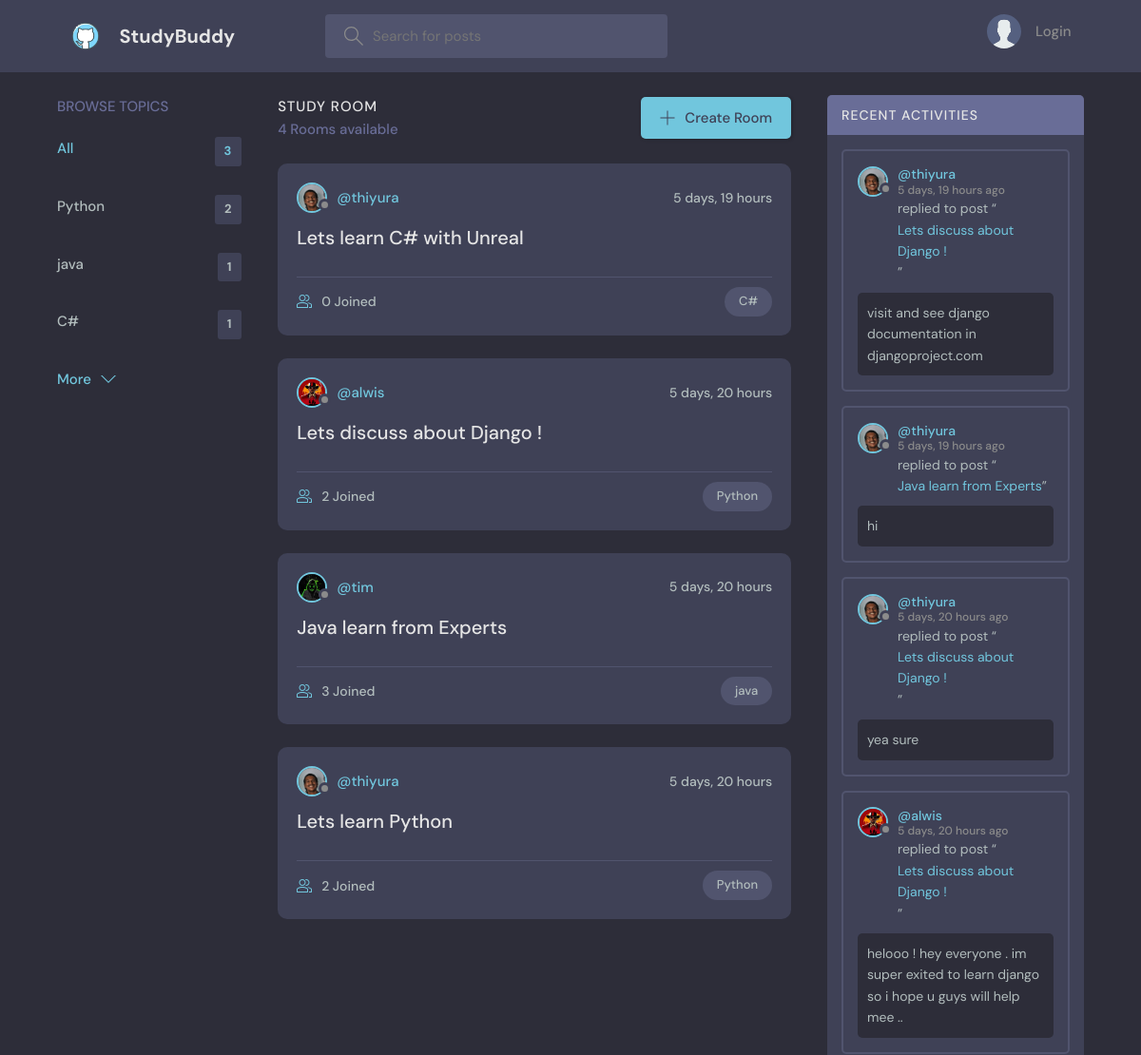
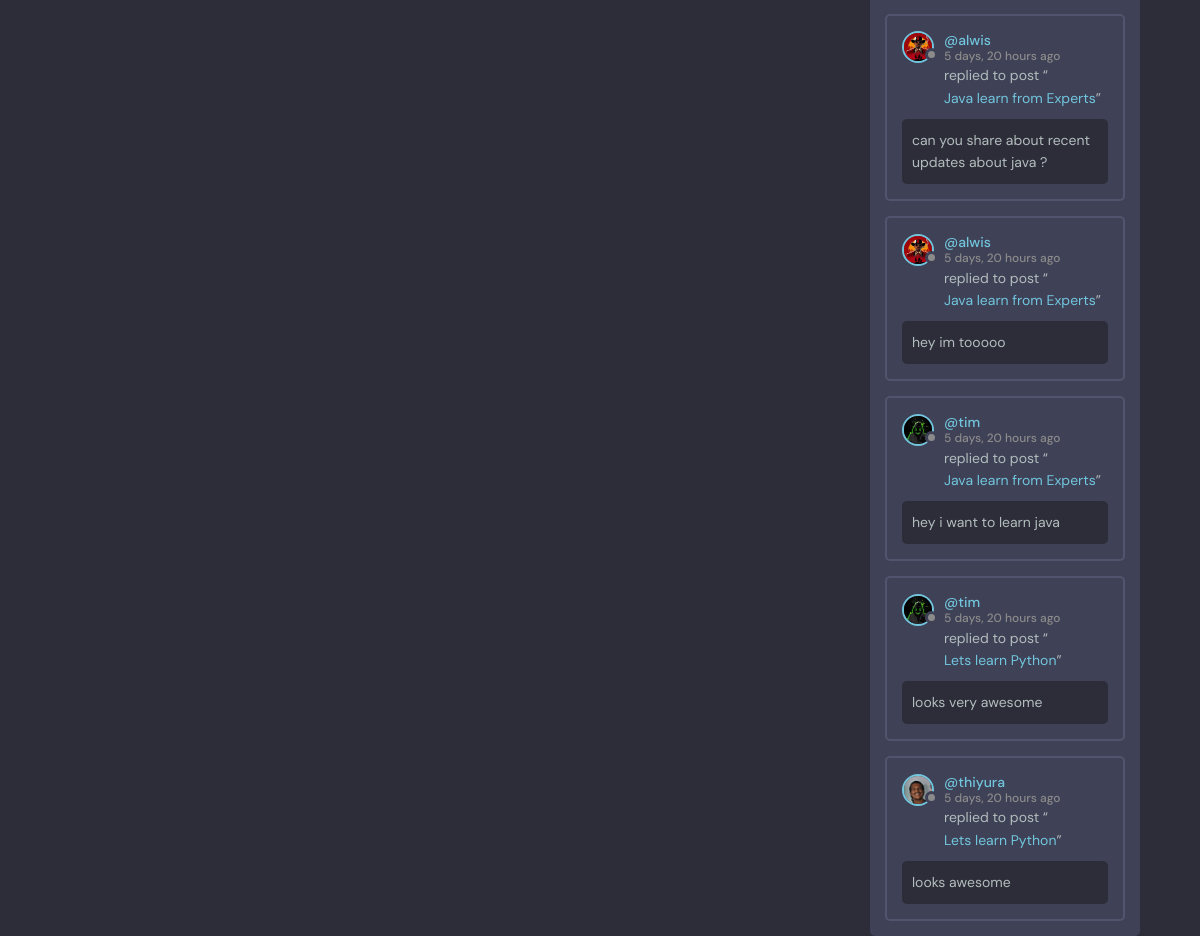
The page / on the database its author committed (2 pictures, top to bottom).
### base/models.py (models this page shows, shortened)
class Topic(models.Model) :
    name = models.CharField(max_length=200)

class Room(models.Model):
    host= models.ForeignKey(User , on_delete=models.SET_NULL , null=True)
    topic= models.ForeignKey(Topic , on_delete=models.SET_NULL , null=True)
    name=models.CharField(max_length=200)
    description = models.TextField(null=True , blank=True)
    participants = models.ManyToManyField(User , related_name='participants',blank=True)
    updated = models.DateTimeField(auto_now=True)
    created = models.DateTimeField(auto_now_add=True)
    class Meta :
         ordering = ['-updated' , '-created']
    def __str__(self):
        return self.name

class User(AbstractUser) :
    name = models.CharField(max_length=200 , null=True)
    email = models.EmailField(unique=True ,null=True)
    bio = models.TextField(null=True)
    avatar =  models.ImageField(null=True , default="avatar.svg")
    USERNAME_FIELD = 'email'
    REQUIRED_FIELDS = []

class Message(models.Model):
        user = models.ForeignKey(User , on_delete=models.CASCADE)
        room = models.ForeignKey(Room , on_delete=models.CASCADE)
        body = models.TextField()
        updated = models.DateTimeField(auto_now=True)
        created = models.DateTimeField(auto_now_add=True)
        class Meta :
         ordering = ['-updated' , '-created']

### base/views.py (the view)
# urls.py: path('' , views.home , name="home"),
def home(request):
    q = request.GET.get('q') if request.GET.get('q') != None else ''
    rooms = Room.objects.filter(
        Q(topic__name__icontains=q) |
        Q(name__icontains=q) |
        Q(description__icontains=q)
        )
    topics = Topic.objects.all()[0:5]
    room_count = rooms.count()
    room_messages = Message.objects.filter(Q(room__topic__name__icontains =q))
    context = {'rooms' : rooms , 'topics' : topics ,
                'room_count' : room_count , 'room_messages' : room_messages}
    return render(request , 'base/home.html',context )

### base/templates/base/home.html (shortened to what this page needs)
{% extends 'main.html' %}
{% block content %}
    <main class="layout layout--3">
      <div class="container">
        {% include 'base/topic_component.html' %}
        <div class="roomList">
          <div class="roomList__header">
            <div>
              <h2>Study Room</h2>
              <p>{{room_count}} Rooms available</p>
            </div>
            <a class="btn btn--main" href="{% url 'create-room' %}">
              <svg version="1.1" xmlns="http://www.w3.org/2000/svg" width="32" height="32" viewBox="0 0 32 32">
                <title>add</title>
                <path
                  d="M16.943 0.943h-1.885v14.115h-14.115v1.885h14.115v14.115h1.885v-14.115h14.115v-1.885h-14.115v-14.115z"
                ></path>
              </svg>
              Create Room
            </a>
          </div>
          {% include 'base/feed_component.html' %}
        </div>
         {% include 'base/activity_component.html' %}
      </div>
    </main>
{% endblock content %}

### base/templates/base/topic_component.html
<div class="topics">
    <div class="topics__header">
      <h2>Browse Topics</h2>
    </div>
    <ul class="topics__list">
      <li>
        <a href="{% url 'home' %}" class="active">All <span>{{topics.count}}</span></a>
      </li>
      {% for topic in topics %}
      <li>
        <a href="{% url 'home' %}?q={{topic.name}}">{{topic.name}} <span>{{topic.room_set.all.count}}</span></a>
      </li>
      {% endfor %}
    </ul>
    <a class="btn btn--link" href="{% url 'topics' %}">
      More
      <svg version="1.1" xmlns="http://www.w3.org/2000/svg" width="32" height="32" viewBox="0 0 32 32">
        <title>chevron-down</title>
        <path d="M16 21l-13-13h-3l16 16 16-16h-3l-13 13z"></path>
      </svg>
    </a>
  </div>

### base/templates/base/feed_component.html (shortened to what this page needs)
{% for room in rooms %}
<div class="roomListRoom">
    <div class="roomListRoom__header">
      <a href="{% url 'user-profile' room.host.id  %}" class="roomListRoom__author">
        <div class="avatar avatar--small">
          <img src="{{room.host.avatar.url}}" />
        </div>
        <span>@{{room.host.username}}</span>
      </a>
      <div class="roomListRoom__actions">
        <span>{{room.created | timesince}}</span>
      </div>
    </div>
    <div class="roomListRoom__content">
      <a href="{% url 'room' room.id%}">{{room.name}}</a>
    </div>
    <div class="roomListRoom__meta">
      <a href="{% url 'room' room.id%}" class="roomListRoom__joined">
        {{room.participants.all.count}} Joined
      </a>
      <p class="roomListRoom__topic">{{room.topic.name}}</p>
    </div>
  </div>
{% endfor %}

### base/templates/base/activity_component.html (shortened to what this page needs)
<div class="activities">
    <div class="activities__header">
      <h2>Recent Activities</h2>
    </div>
    {% for message in room_messages %}
    <div class="activities__box">
      <div class="activities__boxHeader roomListRoom__header">
        <a href="{%    url 'user-profile' message.user.id %}" class="roomListRoom__author">
          <div class="avatar avatar--small">
            <img src="{{message.user.avatar.url}}" />
          </div>
          <p>
            @{{message.user.username}}
            <span>{{message.created | timesince}} ago</span>
          </p>
        </a>
      </div>
      <div class="activities__boxContent">
        <p>replied to post “<a href="{% url 'room'  message.room.id %}">{{message.room}}</a>”</p>
        <div class="activities__boxRoomContent">
            {{message.body}}
        </div>
      </div>
    </div>
    {% endfor %}
  </div>

### rows shown on the page
Topic: name "Python", room_set.all.count "2"
Topic: name "java", room_set.all.count "1"
Topic: name "C#", room_set.all.count "1"
Room: host.avatar (picture), host.username "thiyura", created "5 days, 19 hours", name "Lets learn C# with Unreal", participants.all.count "0", topic.name "C#"
Room: host.avatar (picture), host.username "alwis", created "5 days, 20 hours", name "Lets discuss about Django !", participants.all.count "2", topic.name "Python"
Room: host.avatar (picture), host.username "tim", created "5 days, 20 hours", name "Java learn from Experts", participants.all.count "3", topic.name "java"
Room: host.avatar (picture), host.username "thiyura", created "5 days, 20 hours", name "Lets learn Python", participants.all.count "2", topic.name "Python"
Message: user.avatar (picture), user.username "thiyura", created "5 days, 19 hours", room "Lets discuss about Django !", body "visit and see django documentation in djangoproject.com"
Message: user.avatar (picture), user.username "thiyura", created "5 days, 19 hours", room "Java learn from Experts", body "hi"
Message: user.avatar (picture), user.username "thiyura", created "5 days, 20 hours", room "Lets discuss about Django !", body "yea sure"
Message: user.avatar (picture), user.username "alwis", created "5 days, 20 hours", room "Lets discuss about Django !", body "helooo ! hey everyone . im super exited to learn django so i hope u guys will help mee .."
Message: user.avatar (picture), user.username "alwis", created "5 days, 20 hours", room "Java learn from Experts", body "can you share about recent updates about java ?"
Message: user.avatar (picture), user.username "alwis", created "5 days, 20 hours", room "Java learn from Experts", body "hey im tooooo"
Message: user.avatar (picture), user.username "tim", created "5 days, 20 hours", room "Java learn from Experts", body "hey i want to learn java"
Message: user.avatar (picture), user.username "tim", created "5 days, 20 hours", room "Lets learn Python", body "looks very awesome"
Message: user.avatar (picture), user.username "thiyura", created "5 days, 20 hours", room "Lets learn Python", body "looks awesome"

### other values the page prints
{{ topics.count }} "3"
{{ room_count }} "4"
